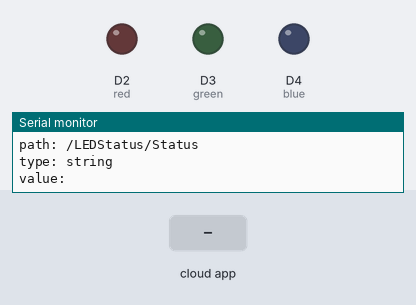
A sketch run on a simulated Arduino MKR. Parts: output pins drawn as LEDs (lit = HIGH), the last lines printed to the serial monitor. Inputs (shaded band) come from the test bench. WiFi joins after 1.5 s; servers stay silent unless stated; the Firebase database answers and starts empty.

Above: at 2.9 s.
3.0 s: the phone or cloud app sets Status to red
At 3.4 s:
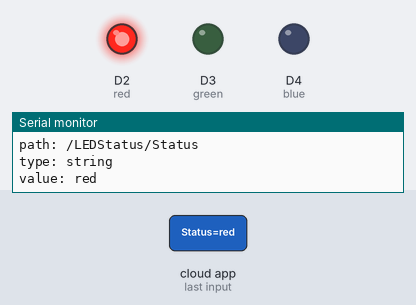
4.6 s: the phone or cloud app sets Status to green
At 5.5 s:
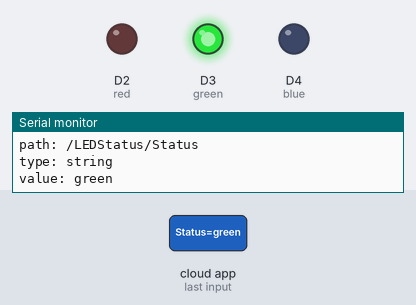
6.6 s: the phone or cloud app sets Status to blue
At 7.7 s:
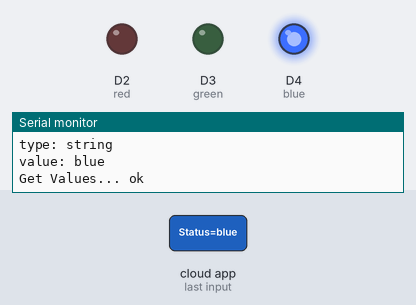
Timing chart, 0 to 9.6 s (numbered marks = the images above; inputs shaded):
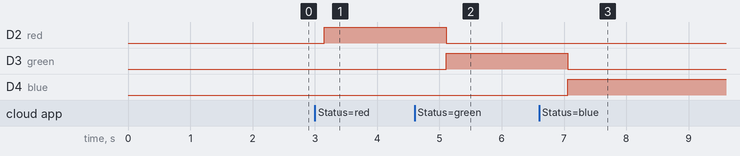

The sketch:

Task_4.2HD.ino
```cpp
#include "Firebase_Arduino_WiFiNINA.h"

#define DATABASE_URL "remotelights-cd22c-default-rtdb.firebaseio.com" //<databaseName>.firebaseio.com or <databaseName>.<region>.firebasedatabase.app
#define DATABASE_SECRET "5QgiyE5Odu8MG6aTuWciqjF7vGd8GOPdxvDLFgKa"
#define WIFI_SSID "builder"
#define WIFI_PASSWORD "splicing"

//Define Firebase data object
FirebaseData fbdo;

void setup()
{
  pinMode(2, OUTPUT); // red
  pinMode(3, OUTPUT); // green
  pinMode(4, OUTPUT); // blue
  Serial.begin(9600);
  delay(100);
  Serial.println();

  Serial.print("Connecting to Wi-Fi");
  int status = WL_IDLE_STATUS;
  while (status != WL_CONNECTED)
  {
    status = WiFi.begin(WIFI_SSID, WIFI_PASSWORD);
    Serial.print(".");
    delay(100);
  }
  Serial.println();
  Serial.print("Connected with IP: ");
  Serial.println(WiFi.localIP());
  Serial.println();

  //Provide the autntication data
  Firebase.begin(DATABASE_URL, DATABASE_SECRET, WIFI_SSID, WIFI_PASSWORD);
  Firebase.reconnectWiFi(true);

}

void loop()
{
  String path = "/LEDStatus";

  Serial.print("Get Values... ");

  if (Firebase.getString(fbdo, path + "/Status")) // also can use Firebase.get(fbdo, path)
  {
    Serial.println("ok");
    Serial.println("path: " + fbdo.dataPath());
    Serial.println("type: " + fbdo.dataType());
    Serial.print("value: ");
    if (fbdo.dataType() == "string"){
      Serial.println(fbdo.stringData());
      LEDToggle(fbdo.stringData());
    }
  }
  else
  {
    Serial.println("error, " + fbdo.errorReason());
  }

  Serial.println();

  // clear internal memory used
  fbdo.clear();
  delay(500);
}

void LEDToggle(String val){
  if(val == "red"){
    digitalWrite(2,HIGH);
    digitalWrite(3,LOW);
    digitalWrite(4,LOW);
  }
  if(val == "green"){
    digitalWrite(3,HIGH);
    digitalWrite(2,LOW);
    digitalWrite(4,LOW);
  }
    if(val == "blue"){
    digitalWrite(4,HIGH);
    digitalWrite(3,LOW);
    digitalWrite(2,LOW);
  }
  if(val == "none"){
    digitalWrite(4,LOW);
    digitalWrite(3,LOW);
    digitalWrite(2,LOW);
  }
}
```

Measured:
- after the input at 3.0 s, D2 (red): LOW → HIGH after 0.15 s
- after the input at 4.6 s, D2 (red): HIGH → LOW after 0.51 s; D3 (green): LOW → HIGH after 0.51 s
- after the input at 6.6 s, D3 (green): HIGH → LOW after 0.46 s; D4 (blue): LOW → HIGH after 0.46 s
